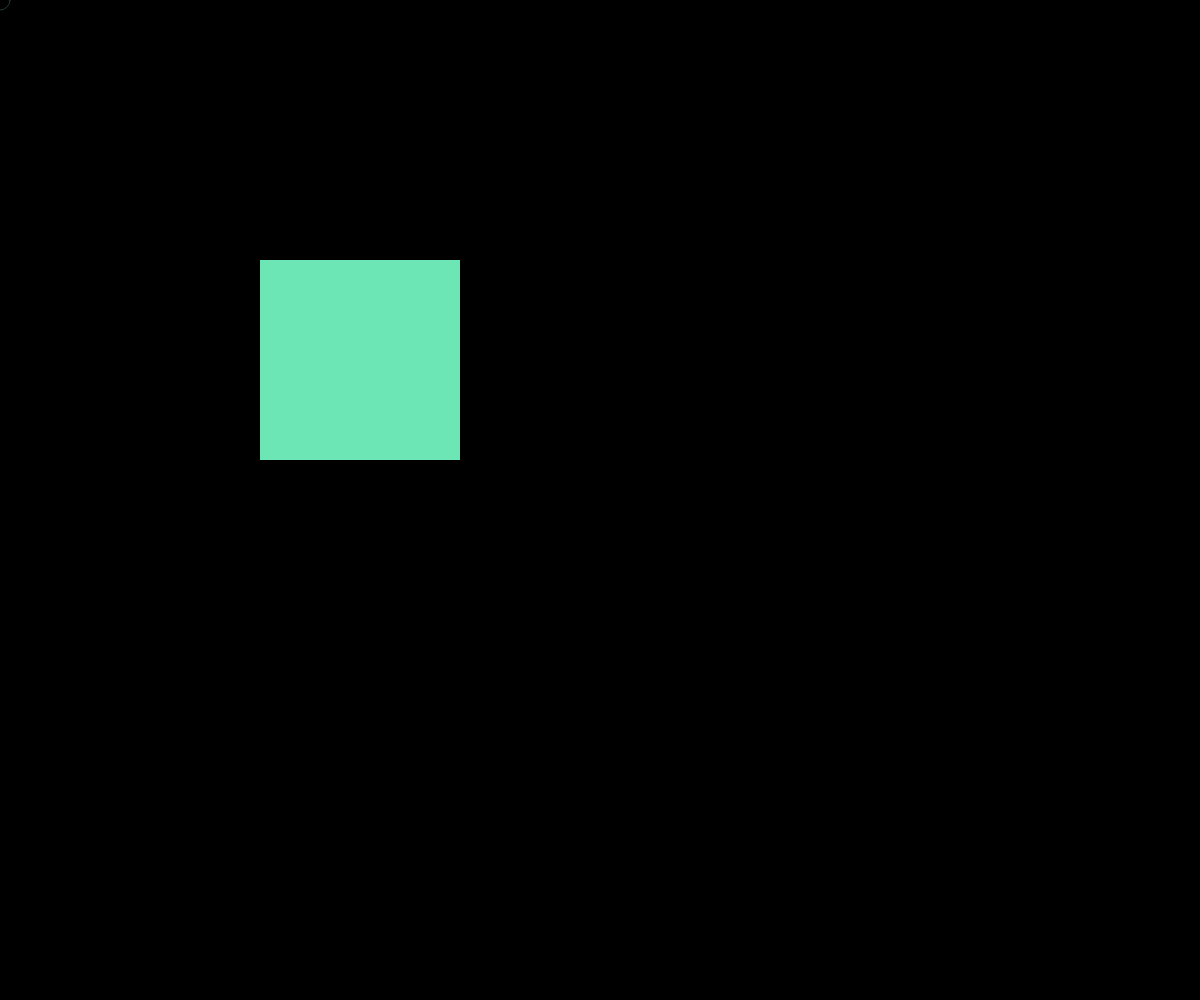
Frame 1 (no input)
Frame 60 (no input): identical to frame 1, image omitted
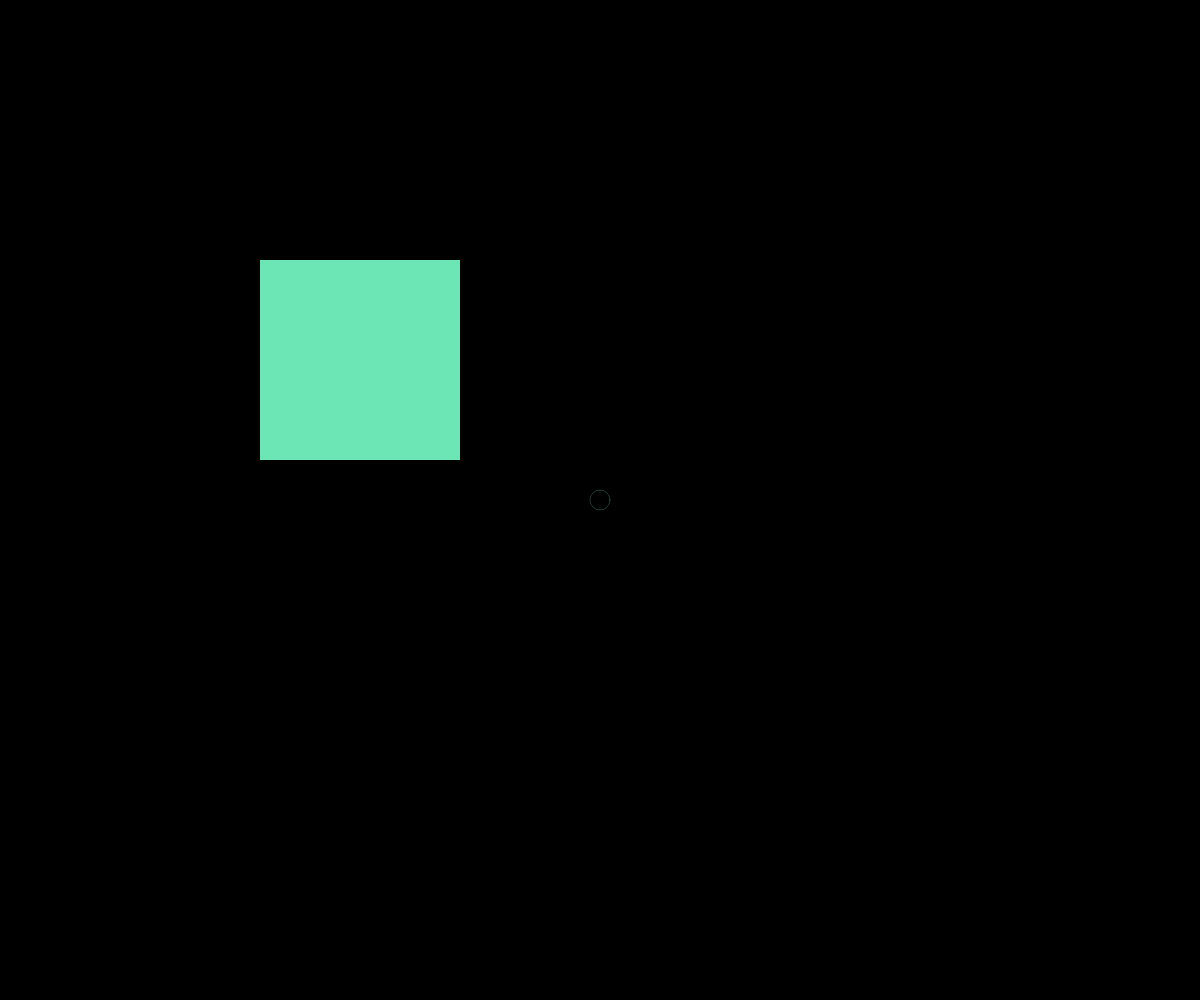
Frame 120 (the mouse pressed at the canvas centre since frame 60)

The p5.js sketch that drew these frames (run headless with seeded random() and noise() and a simulated clock; from frame 60 on, the mouse is pressed at the canvas centre):

// p5.js sketch
// ── sketch.js
/** biome-ignore-all lint/correctness/noUnusedVariables: <> */

// --- paramètres visuels & physiques ---
const PIX = 5; // taille d'un pixel-carré
const W = 200; // largeur du carré
const H = 200; // hauteur du carré
const ANG = 0; // angle du carré en degrés
const ORIGIN = { x: 360, y: 360 }; // pivot/position du centre du carré

const RADIUS = 10; // rayon d'influence de la souris (plus petit)
const RADIUS_VARIATION = 0; // variation aléatoire du rayon
const IMPULSE = 10; // force de l'impulsion (souffle) - augmentée pour projeter plus loin
const IMPULSE_RANDOM_FACTOR = 0.5; // facteur de variation aléatoire de l'impulsion (0 à 1)
const SPRING_K = 0.01; // raideur du ressort (retour à la position d'origine)
const DAMPING = 0.9; // amortissement des vitesses (0..1)
const JITTER_FORCE = 0.01; // petite force de bruit quand un pixel est loin
const RETURN_NOISE_DIST = 1; // à partir de quelle distance on ajoute du jitter

const parts = [];
let tStart;

function setup() {
	createCanvas(windowWidth, windowHeight);
	noStroke();
	rectMode(CENTER);
	tStart = millis();

	// Pré-calcul rotation
	const a = radians(ANG);
	const cosA = cos(a),
		sinA = sin(a);

	// Grille de pixels locale -> monde (rotation + translation)
	for (let y = -H / 2 + PIX / 2; y <= H / 2 - PIX / 2; y += PIX) {
		for (let x = -W / 2 + PIX / 2; x <= W / 2 - PIX / 2; x += PIX) {
			const wx = ORIGIN.x + x * cosA - y * sinA;
			const wy = ORIGIN.y + x * sinA + y * cosA;
			parts.push({
				x: wx,
				y: wy, // position courante
				ox: wx,
				oy: wy, // position d'origine (home)
				vx: 0,
				vy: 0, // vitesse
				size: PIX, // taille uniforme pour former un carré solide
			});
		}
	}
	background(0);
}

function draw() {
	background(0);
	const dt = 1; // p5 tourne à ~60fps, dt=1 frame

	// rayon dynamique avec variation aléatoire
	const currentRadius = RADIUS + noise(frameCount * 0.05) * RADIUS_VARIATION;

	// vitesse de la souris (pour moduler l'impulsion)
	const mouseSpeed = dist(mouseX, mouseY, pmouseX, pmouseY);

	// mise à jour des particules
	for (const p of parts) {
		// 1) Impulsion au passage de la souris (souffle)
		//    On pousse les pixels situés dans un disque autour du curseur.
		const d = dist(mouseX, mouseY, p.x, p.y);
		if (d < currentRadius) {
			// direction "loin de la souris"
			let dx = p.x - mouseX;
			let dy = p.y - mouseY;
			const mag = sqrt(dx * dx + dy * dy) || 1;
			dx /= mag;
			dy /= mag;

			// impulsion modulée par la proximité + vitesse du pointeur
			const proximity = 1 - d / currentRadius; // 0..1
			const speedFactor = constrain(mouseSpeed / 10, 0, 2); // 0..~2

			// variation aléatoire de l'impulsion pour chaque pixel
			const randomFactor =
				1 + random(-IMPULSE_RANDOM_FACTOR, IMPULSE_RANDOM_FACTOR);
			const kick =
				IMPULSE * proximity * (0.6 + 0.4 * speedFactor) * randomFactor;

			p.vx += dx * kick;
			p.vy += dy * kick;

			// léger jitter pour l'aspect “granule qui s'effiloche”
			const n = noise(p.x * 0.02, p.y * 0.02, frameCount * 0.02) - 0.5;
			p.vx += n * 1.5;
			p.vy += (noise(p.y * 0.02, p.x * 0.02, frameCount * 0.02) - 0.5) * 1.5;
		}

		// 2) Force de rappel (ressort) vers la position d'origine
		const rx = p.ox - p.x;
		const ry = p.oy - p.y;
		p.vx += rx * SPRING_K * dt;
		p.vy += ry * SPRING_K * dt;

		// 3) Petit bruit quand le pixel est assez loin de "home"
		const distHome = abs(rx) + abs(ry);
		if (distHome > RETURN_NOISE_DIST) {
			const n2 = noise(p.ox * 0.01, p.oy * 0.01, frameCount * 0.01) - 0.5;
			const orthoX = -ry,
				orthoY = rx; // vecteur orthogonal approximatif
			const norm = max(1, sqrt(orthoX * orthoX + orthoY * orthoY));
			p.vx += (orthoX / norm) * n2 * JITTER_FORCE;
			p.vy += (orthoY / norm) * n2 * JITTER_FORCE;
		}

		// 4) Amortissement + intégration
		p.vx *= DAMPING;
		p.vy *= DAMPING;
		p.x += p.vx * dt;
		p.y += p.vy * dt;

		// 5) Rendu (pixel carré)
		fill(120, 255, 200, 230);
		rect(p.x, p.y, p.size, p.size);
	}

	// (facultatif) halo discret autour du curseur
	noFill();
	stroke(120, 255, 200, 60);
	circle(mouseX, mouseY, currentRadius * 2);
	noStroke();
}

// Support tactile basique: utiliser le premier doigt comme "souris"
function touchMoved() {
	return false; // empêche le scroll sur mobile
}
